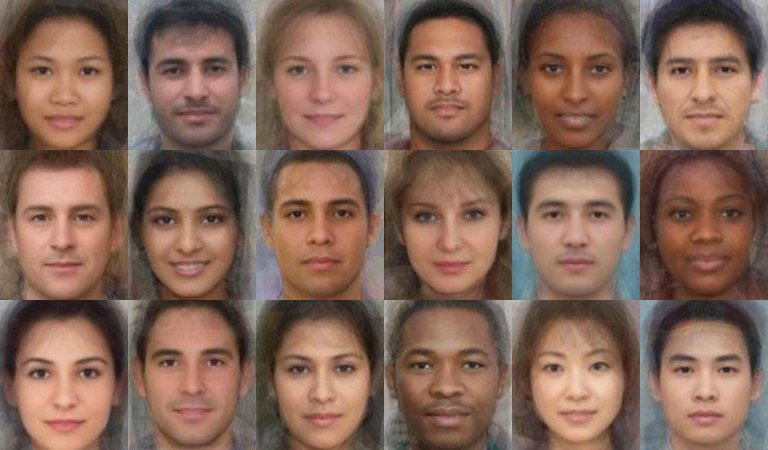
#> input picture 68/Picture/Peoples.jpg, 768 x 450 px
$ python faceDetectionFromFile.py
#> lines starting #> are read from the running program, lines starting #| are printed output that depends on the picture; after the words box and inside, x2 and y2 are one past the last pixel; in counts of white or black regions, pixels touching at a corner belong together
import cv2 #12dars

img = cv2.imread('Picture/Peoples.jpg')
#> img is the input picture: shape (450, 768, 3); mean B, G, R 87.6, 101.2, 131.6

print(img.shape)
#| (450, 768, 3)
grayImage = cv2.cvtColor(img, cv2.COLOR_BGR2GRAY)
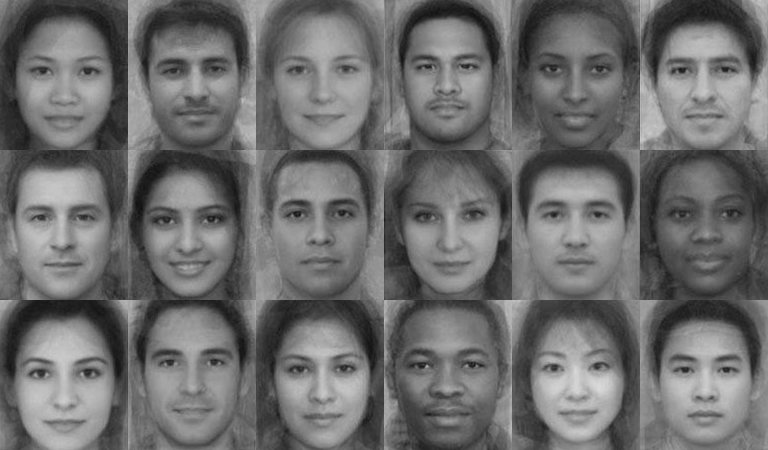
#> grayImage: shape (450, 768); min 14, max 219, mean 108.8
print(grayImage.shape)
#| (450, 768)

face_cascade = cv2.CascadeClassifier(cv2.data.haarcascades + 'haarcascade_frontalface_default.xml')

faces = face_cascade.detectMultiScale(grayImage, scaleFactor=1.1, minNeighbors=5, minSize=(40, 40))
#> faces = 18 rows, first 6: [395, 25, 105, 105], [263, 23, 121, 121], [9, 175, 111, 111], [135, 319, 114, 114], [517, 21, 120, 120], [134, 21, 124, 124]

for (x, y, w, h) in faces:
    cv2.rectangle(img, (x, y), (x+w, y+h), (0, 255, 0), 2)
#> this loop made 18 passes
#> (x, y, w, h) on passes 1 to 12: (395, 25, 105, 105), (263, 23, 121, 121), (9, 175, 111, 111), (135, 319, 114, 114), (517, 21, 120, 120), (134, 21, 124, 124), (647, 29, 108, 108), (12, 29, 112, 112), (255, 162, 132, 132), (513, 165, 128, 128), (131, 178, 113, 113), (265, 325, 113, 113)
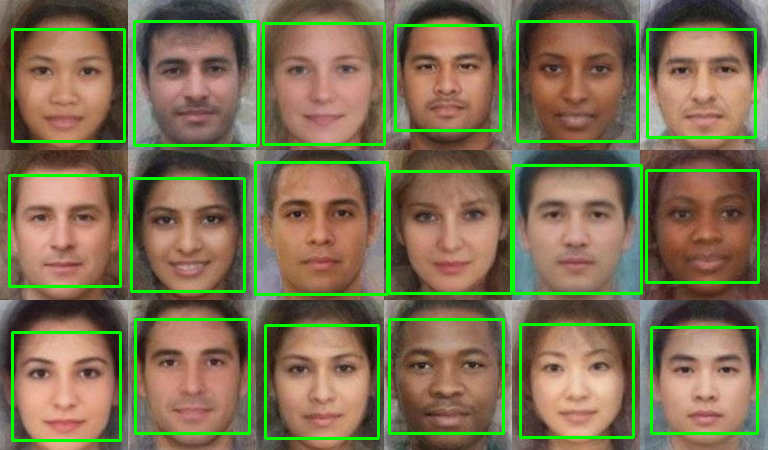
#> img: shape (450, 768, 3); 7.12% of pixels changed, all inside (x1, y1, x2, y2) = (8, 20, 760, 442)

img_rgb = cv2.cvtColor(img, cv2.COLOR_BGR2RGB)

cv2.imshow('Face Detection from image file', img_rgb)

# "q" tugmachasini bosib dastur ishini to'xtatish
if cv2.waitKey(0) & 0xFF == ord('q'):
#> (key q is pressed here)
    cv2.destroyAllWindows()
